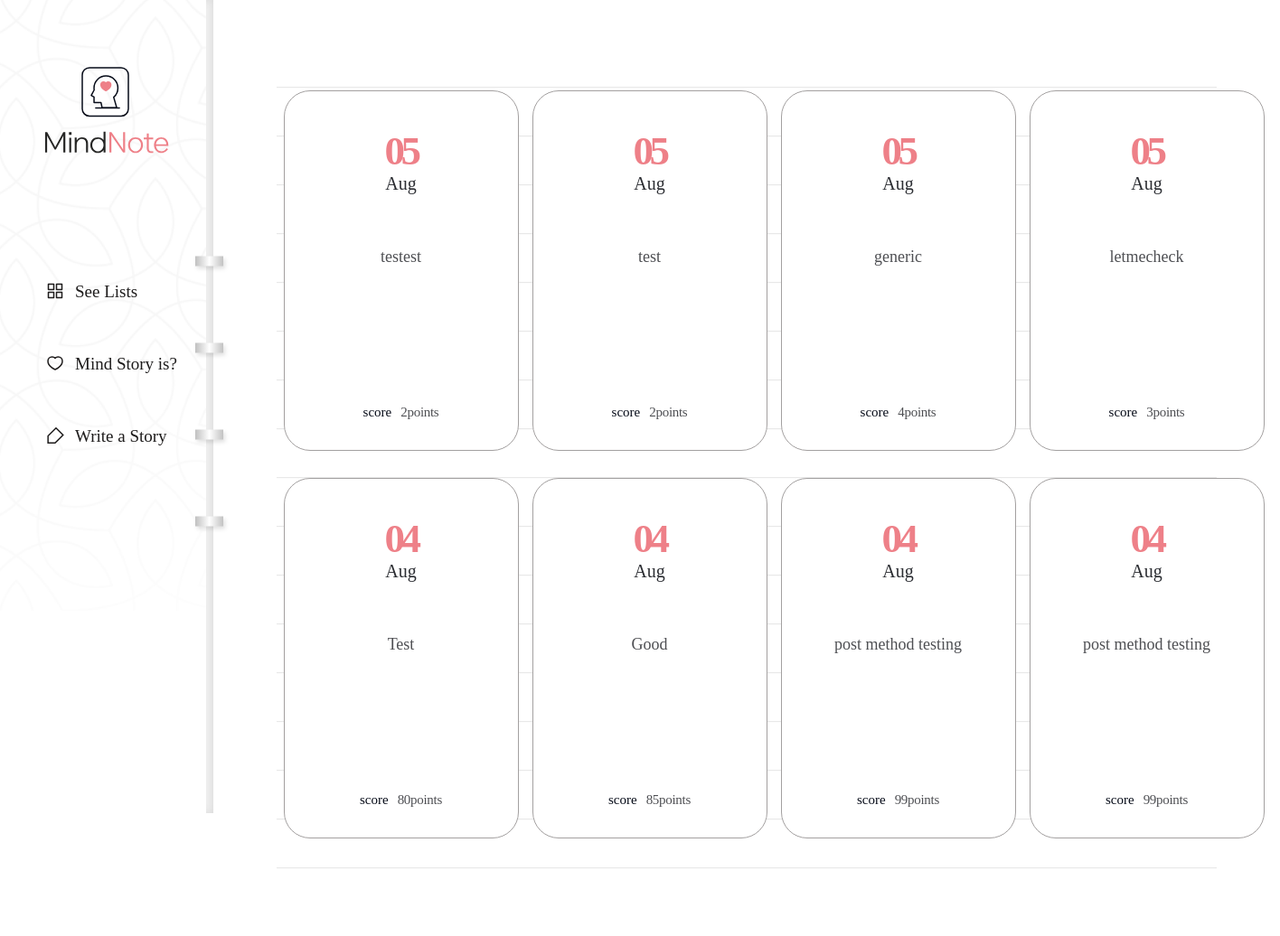
The app's page /diary/, older data.
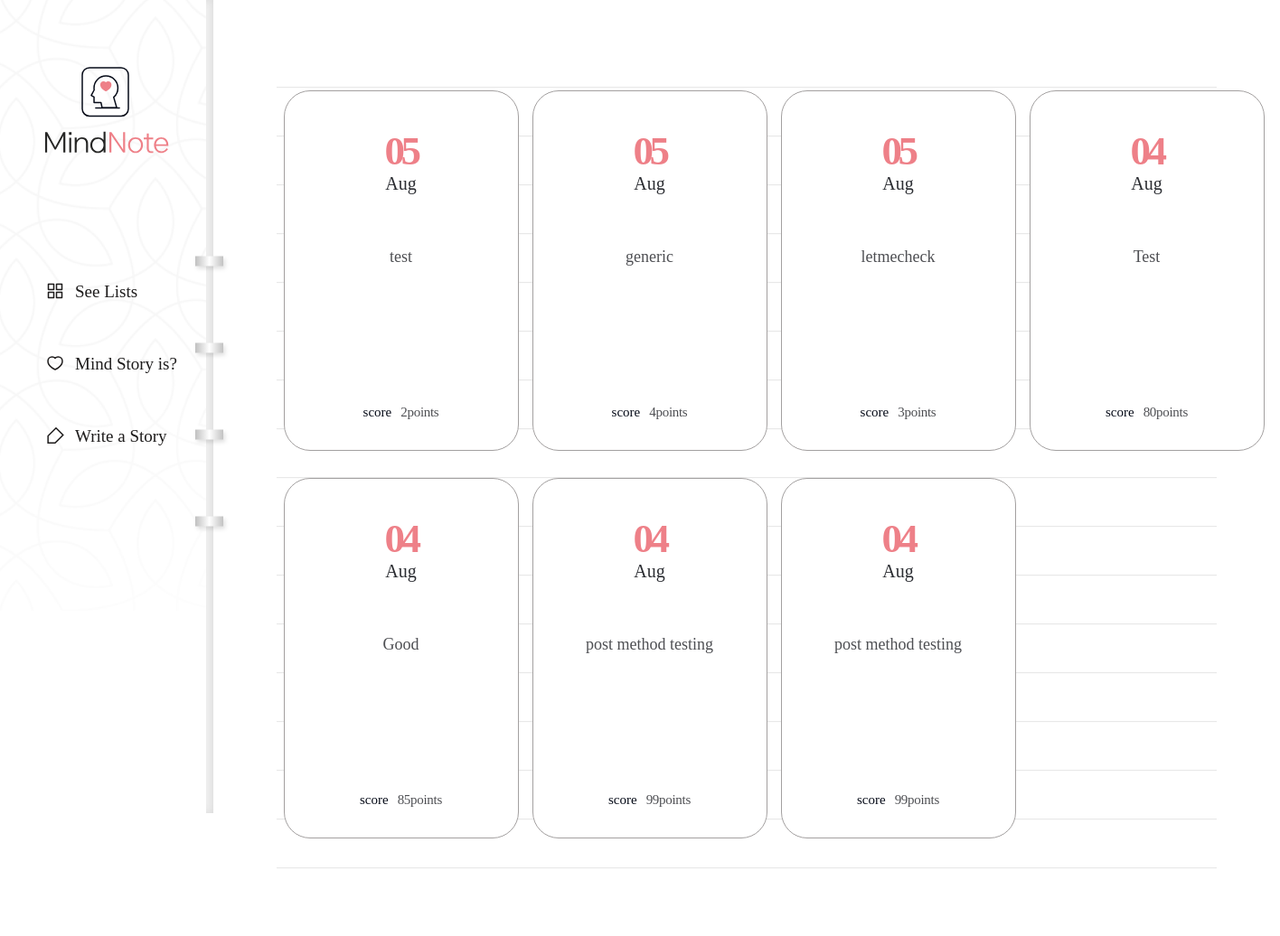
The same page, newer data.
### diary/models.py (models this page shows, shortened)
class Page(models.Model):
    title = models.CharField(max_length=100, validators=[validate_no_hash])
    content = models.TextField(validators=[validate_no_hash])
    feeling = models.CharField(max_length=80, validators=[validate_no_hash, validate_no_numbers])
    score = models.IntegerField(validators=[validate_score])
    dt_created = models.DateField()

### diary/views.py (the view)
# urls.py: path('diary/', views.PageListView.as_view(), name='page-list'),
class PageListView(ListView):
    model = Page
    ordering = ['-dt_created']
    paginate_by = 8

### diary/templates/diary/page_list.html (shortened to what this page needs)
{% extends './base.html' %}
{% block content %}
{% if page_obj.object_list %}
    <div class="wrap-note">
        <div class="note">
            <div class="note-list">
                <ul>
                    {% for obj in page_obj.object_list %}
                    <li>
                        <a href="{% url 'page-detail' obj.id %}">
                            <div class="date">
                                <span>{{obj.dt_created|date:"d"}}</span>
                                <p>{{obj.dt_created|date:"M"}}</p>
                            </div>
                            <h2>{{obj.title}}</h2>
                            <div class="score">
                                <p>score</p>
                                <span>{{obj.score}}points</span>
                            </div>
                        </a>
                    </li>
                    {% endfor %}
                </ul>
            </div>
{% endif %}
{% endblock content %}

### diary/templates/diary/base.html (shortened to what this page needs)
{% load static %}
<!DOCTYPE html>
<html lang="en">
    <head>
        <link rel="stylesheet" href="{% static 'diary/css/styles.css' %}">
        <link rel="stylesheet" type="text/css" href="https://cdn.rawgit.com/moonspam/NanumSquare/master/nanumsquare.css">
        <link rel="stylesheet" href="https://cdn.jsdelivr.net/gh/projectnoonnu/noonfonts_two@1.0/NanumBarunpen.woff">
    </head>
    <body>
        <div class="menu">
            <h1><a href="{% url 'page-list' %}"><img src="{% static 'diary/image/logo02.svg' %}"></a></h1>
            <ul>
                <li><a href="{% url 'page-list' %}">See Lists</a></li>
                <li><a href="{% url 'info' %}">Mind Story is?</a></li>
                <li><a href="{% url 'page-create' %}">Write a Story</a></li>
            </ul>
        </div>
        {% block content %}
        {% endblock content %}
    </body>
</html>

### diary/static/diary/css/styles.css (style rules this page uses)
h1,h2,h3,p,a,ul,li { margin: 0; padding: 0; font-family: 'NanumSquare'; list-style: none; text-decoration: none; outline: none; }
html { position: relative; min-height: 100%; margin: 0; }
body { margin: 0; padding: 0; -webkit-font-smoothing: antialiased; -moz-osx-font-smoothing: auto; }
img { max-width: 100%; margin: 0; padding: 0; border: 0; }
.menu { position: fixed; width: 236px; height: 100vh; min-height: 900px; background: url(../image/menu-bg.png) no-repeat left top/contain; z-index: 99; }
.menu:before { content: ""; display: block; position: absolute; width: 8px; height: 100%; top: 0; right: 0; background-color: #f6f6f6; box-shadow: inset -3px 0 8px 0 rgba(0, 0, 0, 0.11); }
.menu:after { content: ""; display: block; position: absolute; width: 43px; height: 353px; top: 48%; right: -21px; transform: translateY(-50%); background: url(../image/notespring.svg) no-repeat; }
.menu h1 { position: absolute; margin-left: 49px; top: 74px; }
.menu ul { position: absolute; top: 48%; transform: translateY(-50%); }
.menu ul li { margin-bottom: 58px; padding-left: 83px; }
.menu ul li a { display: block; position: relative; font-family: NanumSquareR; color: #1e1c1c; font-size: 19px; }
.menu ul li a:after { content: ""; display: block; position: absolute; width: 21px; height: 20px; top: 0; left: -32px; background: url(../image/ic-feed-white.svg) no-repeat; }
.menu ul li:first-child a:after { background: url(../image/ic-feed-black.svg) no-repeat; }
.menu ul li:nth-child(2) a:after { background: url(../image/ic-heart-black.svg) no-repeat; }
.menu ul li:last-child a:after { background: url(../image/ic-pen-black.svg) no-repeat; }
.wrap-note .note { padding-left: 236px; padding-top: 50px; padding-bottom: 200px; }
.note-list { margin: 0 70px; padding-top: 50px; background: url(../image/note-bg.svg) repeat-x center/1535px 974px; }
.note-list ul { overflow: hidden; width: 1100px; margin: 0 auto; padding-bottom: 50px; }
.note-list ul li { float: left; width: 25%; padding-bottom: 30px; }
.note-list ul li a { display: block; width: 258px; height: 397px; margin: 0 auto; background: #fff; border: solid 1px #a3a0a0; border-radius: 29px; }
.note-list ul li a .date { margin-top: 40px; margin-bottom: 55px; text-align: center; }
.note-list ul li a .date p { display: inline-block; font-family: 'NanumSquare'; color: #2b2d32; font-size: 20px; text-align: center; text-transform: capitalize; line-height: 1; }
.note-list ul li a .date span { display: block; font-family: 'NanumSquare'; color: #ee8088; font-weight: 700; font-size: 45px; letter-spacing: -4.47px; }
.note-list ul li a h2 { width: 196px; height: 150px; margin: 0 auto; font-family: 'NanumBarunpen'; color: #4e4f53; font-weight: normal; font-size: 18px; line-height: 1.67; text-align: center; }
.note-list ul li a .score { margin-top: 28px; text-align: center; }
.note-list ul li a .score p { display: inline-block; font-family: 'NanumSquare'; color: #060b18; font-size: 15px; }
.note-list ul li a .score span { padding-left: 6px; font-family: 'NanumBarunpen'; color: #4e4f53; font-size: 15px; letter-spacing: -0.29px; }

Row changes from the older to the newer data that the page shows:
removed Page: dt_created "05", dt_created "Aug", title "testest", score "2"
